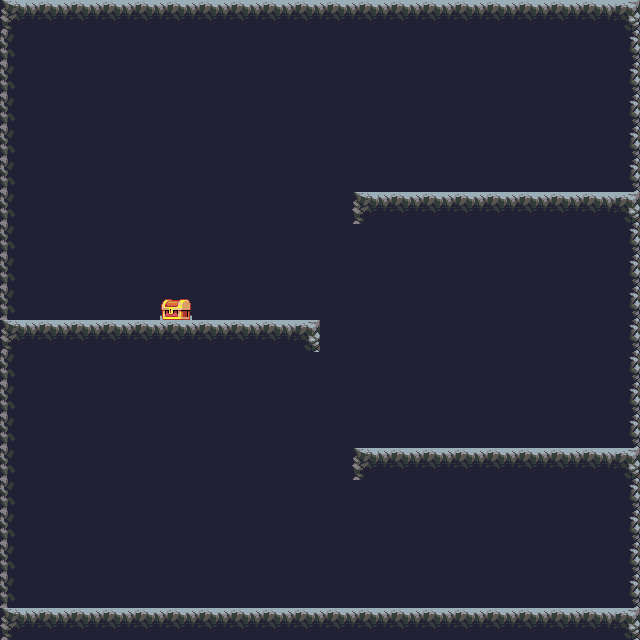

This game map was drawn from its Tiled (.tmx) file and the tilesets committed beside it. A one-line description and the trimmed map source follow:
An orthogonal 20x20 tile map with 32x32 px tiles, 3 tile layers (Background, Foreground, colectables) and 8 objects (5x fixture, body, circulo, object).

<map version="1.0" orientation="orthogonal" width="20" height="20" tilewidth="32" tileheight="32">
 <tileset firstgid="1" name="bw5" tilewidth="32" tileheight="32">
  <image source="bw5.gif" trans="ff00ff" width="512" height="512" />
 </tileset>
 <layer name="Background" width="20" height="20">
  <data>[400 cells, 400 non-empty, 1 distinct tile ids]</data>
 </layer>
 <layer name="Foreground" width="20" height="20">
  <data>[400 cells, 101 non-empty, 12 distinct tile ids]</data>
 </layer>
 <objectgroup name="objetos" width="20" height="20">
  <object name="spawnPoint" type="body" x="96" y="160">
   <properties>
    <property name="awake" value="false" />
    <property name="bodyType" value="StaticBody" />
   </properties>
  </object>
  <object name="circulo" x="389" y="69" width="89" height="87">
   <ellipse />
  </object>
  <object name="plat" type="fixture" x="9" y="319" width="309" height="36">
   <properties>
    <property name="body" value="environment" />
   </properties>
  </object>
  <object name="environment" type="object" x="0" y="640">
   <polyline points="0,0 1,-633 633,-633 639,0 -5,1" />
  </object>
  <object name="plataforma" type="fixture" x="352" y="448" width="288" height="32">
   <properties>
    <property name="body" value="environment" />
   </properties>
  </object>
  <object name="plataforma" type="fixture" x="352" y="192" width="288" height="32">
   <properties>
    <property name="body" value="environment" />
   </properties>
  </object>
  <object name="suelo" type="fixture" x="0" y="608">
   <properties>
    <property name="body" value="environment" />
   </properties>
   <polyline points="0,0 640,0" />
  </object>
  <object name="colectible" type="fixture" x="160" y="288" width="32" height="32">
   <properties>
    <property name="body" value="environment" />
    <property name="isSensor" value="true" />
   </properties>
  </object>
 </objectgroup>
 <layer name="colectables" width="20" height="20">
  <data>[400 cells, 1 non-empty, 1 distinct tile ids]</data>
 </layer>
</map>
